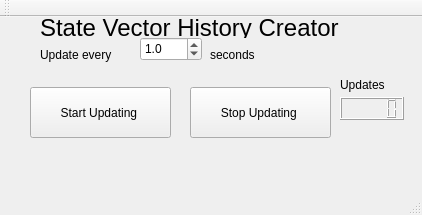
<?xml version="1.0" encoding="UTF-8"?>
<ui version="4.0">
 <class>MainWindow</class>
 <widget class="QMainWindow" name="MainWindow">
  <property name="geometry">
   <rect>
    <x>0</x>
    <y>0</y>
    <width>422</width>
    <height>215</height>
   </rect>
  </property>
  <property name="windowTitle">
   <string>State Vector History Creator</string>
  </property>
  <widget class="QWidget" name="centralWidget">
   <widget class="QLabel" name="locnlabel">
    <property name="geometry">
     <rect>
      <x>30</x>
      <y>140</y>
      <width>331</width>
      <height>16</height>
     </rect>
    </property>
    <property name="text">
     <string/>
    </property>
   </widget>
   <widget class="QLabel" name="label">
    <property name="geometry">
     <rect>
      <x>40</x>
      <y>30</y>
      <width>101</width>
      <height>16</height>
     </rect>
    </property>
    <property name="text">
     <string>Update every</string>
    </property>
   </widget>
   <widget class="QLabel" name="label_2">
    <property name="geometry">
     <rect>
      <x>210</x>
      <y>30</y>
      <width>101</width>
      <height>16</height>
     </rect>
    </property>
    <property name="text">
     <string>seconds</string>
    </property>
   </widget>
   <widget class="QPushButton" name="startPushButton">
    <property name="geometry">
     <rect>
      <x>30</x>
      <y>70</y>
      <width>141</width>
      <height>51</height>
     </rect>
    </property>
    <property name="text">
     <string>Start Updating </string>
    </property>
   </widget>
   <widget class="QPushButton" name="stopPushButton">
    <property name="geometry">
     <rect>
      <x>190</x>
      <y>70</y>
      <width>141</width>
      <height>51</height>
     </rect>
    </property>
    <property name="text">
     <string>Stop Updating </string>
    </property>
   </widget>
   <widget class="QLabel" name="label_3">
    <property name="geometry">
     <rect>
      <x>40</x>
      <y>0</y>
      <width>331</width>
      <height>21</height>
     </rect>
    </property>
    <property name="font">
     <font>
      <pointsize>18</pointsize>
     </font>
    </property>
    <property name="text">
     <string>State Vector History Creator</string>
    </property>
   </widget>
   <widget class="QLCDNumber" name="lcdNumber">
    <property name="geometry">
     <rect>
      <x>340</x>
      <y>80</y>
      <width>64</width>
      <height>23</height>
     </rect>
    </property>
   </widget>
   <widget class="QLabel" name="label_4">
    <property name="geometry">
     <rect>
      <x>340</x>
      <y>60</y>
      <width>62</width>
      <height>16</height>
     </rect>
    </property>
    <property name="text">
     <string>Updates</string>
    </property>
   </widget>
   <widget class="QDoubleSpinBox" name="spinBox">
    <property name="geometry">
     <rect>
      <x>140</x>
      <y>20</y>
      <width>62</width>
      <height>24</height>
     </rect>
    </property>
    <property name="decimals">
     <number>1</number>
    </property>
    <property name="minimum">
     <double>0.100000000000000</double>
    </property>
    <property name="maximum">
     <double>5.000000000000000</double>
    </property>
    <property name="singleStep">
     <double>0.100000000000000</double>
    </property>
    <property name="value">
     <double>1.000000000000000</double>
    </property>
   </widget>
  </widget>
  <widget class="QMenuBar" name="menuBar">
   <property name="geometry">
    <rect>
     <x>0</x>
     <y>0</y>
     <width>422</width>
     <height>22</height>
    </rect>
   </property>
  </widget>
  <widget class="QToolBar" name="mainToolBar">
   <attribute name="toolBarArea">
    <enum>TopToolBarArea</enum>
   </attribute>
   <attribute name="toolBarBreak">
    <bool>false</bool>
   </attribute>
  </widget>
  <widget class="QStatusBar" name="statusBar"/>
 </widget>
 <layoutdefault spacing="6" margin="11"/>
 <resources/>
 <connections/>
</ui>
